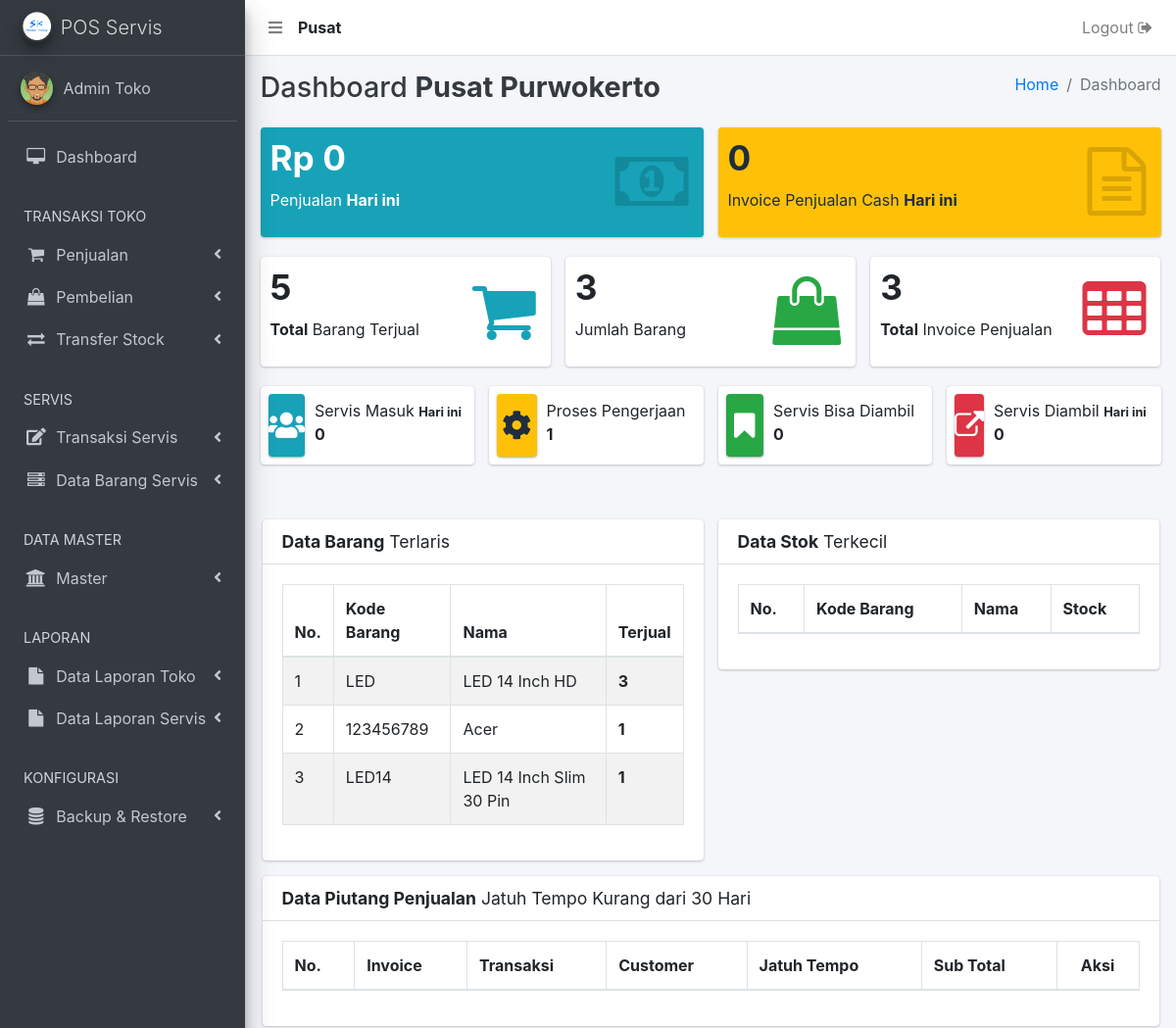
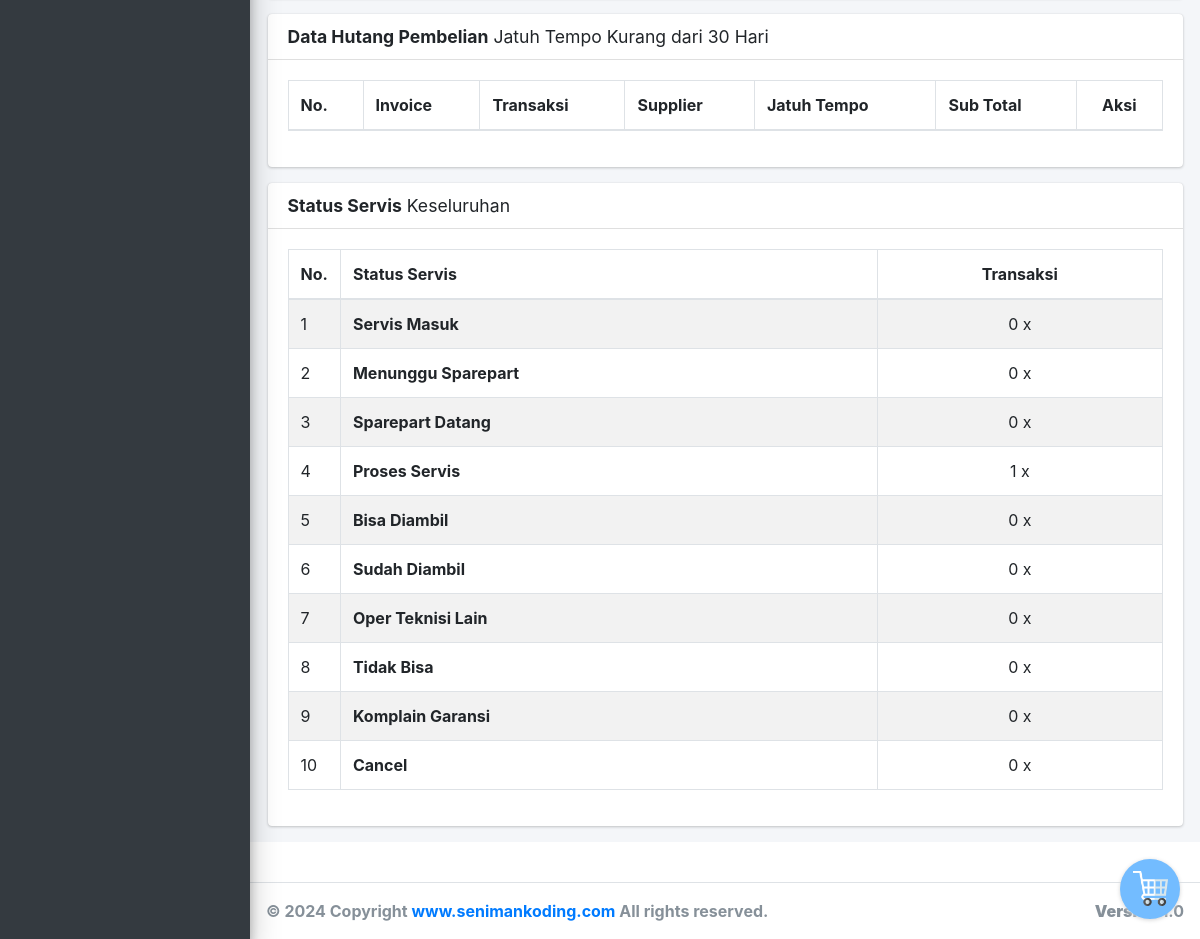
The page /bo (signed in) on the database its author committed (2 pictures, top to bottom).
### tables this page shows
CREATE TABLE IF NOT EXISTS `user` (
  `user_id` int(11) NOT NULL AUTO_INCREMENT,
  `user_nama` varchar(500) NOT NULL,
  `user_no_hp` varchar(250) NOT NULL,
  `user_alamat` text NOT NULL,
  `user_email` varchar(250) NOT NULL,
  `user_password` varchar(500) NOT NULL,
  `user_create` varchar(250) NOT NULL,
  `user_level` varchar(250) NOT NULL,
  `user_gaji_pokok` int(11) NOT NULL,
  `user_bonus` int(11) NOT NULL,
  `user_status` varchar(250) NOT NULL,
  `user_cabang` int(11) NOT NULL,
  PRIMARY KEY (`user_id`)
);

CREATE TABLE IF NOT EXISTS `toko` (
  `toko_id` int(11) NOT NULL AUTO_INCREMENT,
  `toko_nama` varchar(500) NOT NULL,
  `toko_kota` varchar(250) NOT NULL,
  `toko_alamat` text NOT NULL,
  `toko_tlpn` varchar(250) NOT NULL,
  `toko_wa` varchar(250) NOT NULL,
  `toko_email` varchar(500) NOT NULL,
  `toko_tipe_print_toko` int(11) NOT NULL,
  `toko_lebar_print_toko` int(11) NOT NULL,
  `toko_tipe_print_servis` int(11) NOT NULL,
  `toko_lebar_print_servis` int(11) NOT NULL,
  `toko_link` varchar(250) NOT NULL,
  `toko_teks_nota_servis_masuk` text NOT NULL,
  `toko_teks_nota_servis_ambil` text NOT NULL,
  `toko_status` int(11) NOT NULL,
  `toko_ongkir` int(11) NOT NULL,
  `toko_cabang` int(11) NOT NULL,
  PRIMARY KEY (`toko_id`)
);

CREATE TABLE IF NOT EXISTS `barang` (
  `barang_id` int(11) NOT NULL AUTO_INCREMENT,
  `barang_kode` varchar(500) NOT NULL,
  `barang_kode_slug` varchar(500) NOT NULL,
  `barang_kode_count` int(11) NOT NULL,
  `barang_nama` varchar(250) NOT NULL,
  `barang_harga_beli` varchar(250) NOT NULL,
  `barang_harga` varchar(250) NOT NULL,
  `barang_stock` text NOT NULL,
  `barang_tanggal` varchar(250) NOT NULL,
  `barang_kategori_id` int(11) NOT NULL,
  `kategori_id` varchar(250) NOT NULL,
  `barang_satuan_id` varchar(250) NOT NULL,
  `satuan_id` varchar(250) NOT NULL,
  `barang_deskripsi` text NOT NULL,
  `barang_option_sn` int(11) NOT NULL,
  `barang_status` int(11) NOT NULL,
  `barang_terjual` int(11) NOT NULL,
  `barang_cabang` int(11) NOT NULL,
  PRIMARY KEY (`barang_id`)
);

### bo.php (the view, shortened to what the rows shown need)
<?php
include '_header.php';
include '_nav.php';
?>
<div class="content-wrapper">
  <div class="content-header">
    <div class="container-fluid">
      <div class="row mb-2">
        <div class="col-sm-6">
          <h1 class="m-0 text-dark">Dashboard <b><?= $tipeToko; ?> <?= $dataTokoLogin['toko_kota']; ?></b></h1>
        </div>
      </div>
    </div>
  </div>
  <section class="table-informasi">
    <div class="container">
      <div class="row">
        <div class="col-lg-6">
          <div class="card">
            <div class="card-body">
              <div class="table-auto">
                <table id="" class="table table-bordered table-striped">
                  <thead>
                    <tr>
                      <th>No.</th>
                      <th>Kode Barang</th>
                      <th>Nama</th>
                      <th>Terjual</th>
                    </tr>
                  </thead>
                  <tbody>
                    <?php
                    $i = 1;
                    $queryProduct = $conn->query("SELECT barang.barang_id, barang.barang_kode, barang.barang_nama, barang.barang_harga, barang.barang_terjual, barang.barang_cabang
                                   FROM barang
                                   WHERE barang_cabang = '" . $sessionCabang . "' && barang_terjual > 0  ORDER BY barang_terjual DESC LIMIT 5
                                   ");
                    while ($rowProduct = mysqli_fetch_array($queryProduct)) {
                    ?>
                      <tr>
                        <td><?= $i; ?></td>
                        <td><?= $rowProduct['barang_kode']; ?></td>
                        <td><?= $rowProduct['barang_nama']; ?></td>
                        <td>
                          <b><?= $rowProduct['barang_terjual']; ?></b>
                        </td>
                      </tr>
                      <?php $i++; ?>
                    <?php } ?>
                  </tbody>
                </table>
              </div>
            </div>
          </div>
        </div>
        <div class="col-lg-6">
          <div class="card">
            <div class="card-body">
              <div class="table-auto">
                <table id="" class="table table-bordered table-striped">
                  <thead>
                    <tr>
                      <th>No.</th>
                      <th>Kode Barang</th>
                      <th>Nama</th>
                      <th>Stock</th>
                    </tr>
                  </thead>
                </table>
              </div>
            </div>
          </div>
        </div>
        <div class="col-lg-12">
          <div class="card">
            <div class="card-body">
              <div class="table-auto">
                <table id="example1" class="table table-bordered table-striped">
                  <thead>
                    <tr>
                      <th>No.</th>
                      <th>Invoice</th>
                      <th>Transaksi</th>
                      <th>Customer</th>
                      <th>Jatuh Tempo</th>
                      <th>Sub Total</th>
                      <th class="text-center">Aksi</th>
                    </tr>
                  </thead>
                </table>
              </div>
            </div>
          </div>
        </div>
        <div class="col-lg-12">
          <div class="card">
            <div class="card-body">
              <div class="table-auto">
                <table id="example2" class="table table-bordered table-striped">
                  <thead>
                    <tr>
                      <th>No.</th>
                      <th>Invoice</th>
                      <th>Transaksi</th>
                      <th>Supplier</th>
                      <th>Jatuh Tempo</th>
                      <th>Sub Total</th>
                      <th class="text-center">Aksi</th>
                    </tr>
                  </thead>
                </table>
              </div>
            </div>
          </div>
        </div>
        <div class="col-12">
          <div class="card">
            <div class="card-body">
              <div class="table-auto">
                <table id="data-laporan-status-berdasarkan-periode" class="table table-bordered table-striped">
                  <thead>
                    <tr>
                      <th style="width: 6%;">No.</th>
                      <th>Status Servis</th>
                      <th style="text-align: center;">Transaksi</th>
                    </tr>
                  </thead>
                </table>
              </div>
            </div>
          </div>
        </div>
      </div>
  </section>
</div>
<?php include '_footer.php'; ?>

### _nav.php (shortened to what the rows shown need)
<nav class="main-header navbar navbar-expand navbar-white navbar-light">
    <ul class="navbar-nav">
      <li class="nav-item" style="padding-top: 8px;">
        <?php
          echo "<b>".$tipeToko."</b>";
        ?>
      </li>
    </ul>
  </nav>
  <?php
        $dataPilihCabang = query("SELECT * FROM toko");
      ?>

### rows shown on the page
user: user_cabang "Pusat"
toko: toko_kota "Purwokerto"
barang: barang_kode "LED", barang_nama "LED 14 Inch HD", barang_terjual "3"
barang: barang_kode "123456789", barang_nama "Acer", barang_terjual "1"
barang: barang_kode "LED14", barang_nama "LED 14 Inch Slim 30 Pin", barang_terjual "1"

### other values the page prints
$_SESSION['user_nama'] "Admin Toko"
$totalPenjualanHariIni "0"
singkat_angka($jmlInvoiceHariIni) "0"
$jmlPenjualan "5"
$jmlBarang "3"
$jmlInvoice "3"
$servisMasuk "0"
$servisPengerjaan "1"
$servisBisaDiambil "0"
$servisDiambilHariIni "0"
singkat_angka($servisMasuk) "0"
singkat_angka($menungguSparepart) "0"
singkat_angka($sparepartDatang) "0"
singkat_angka($prosesServis) "1"
singkat_angka($bisaDiambil) "0"
